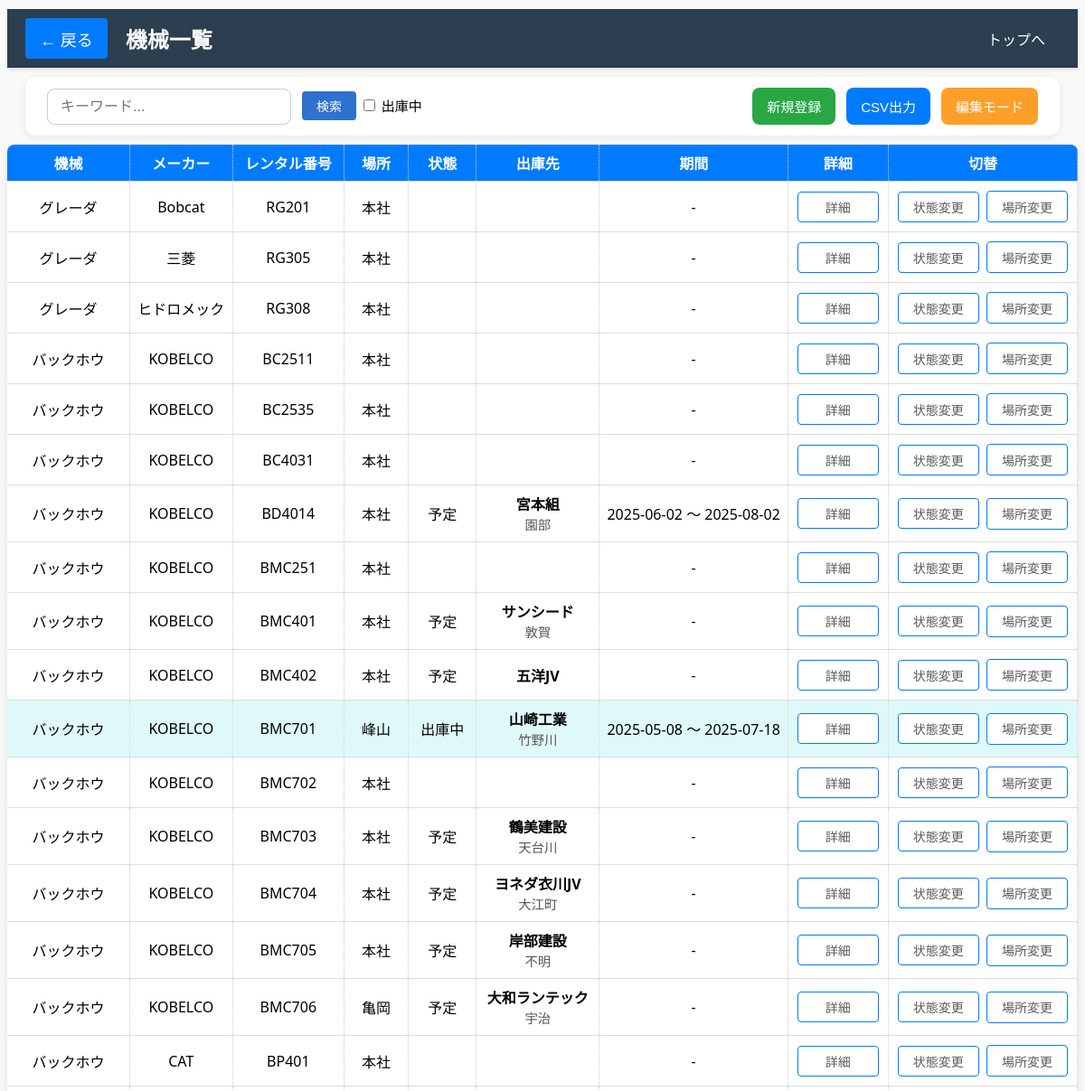
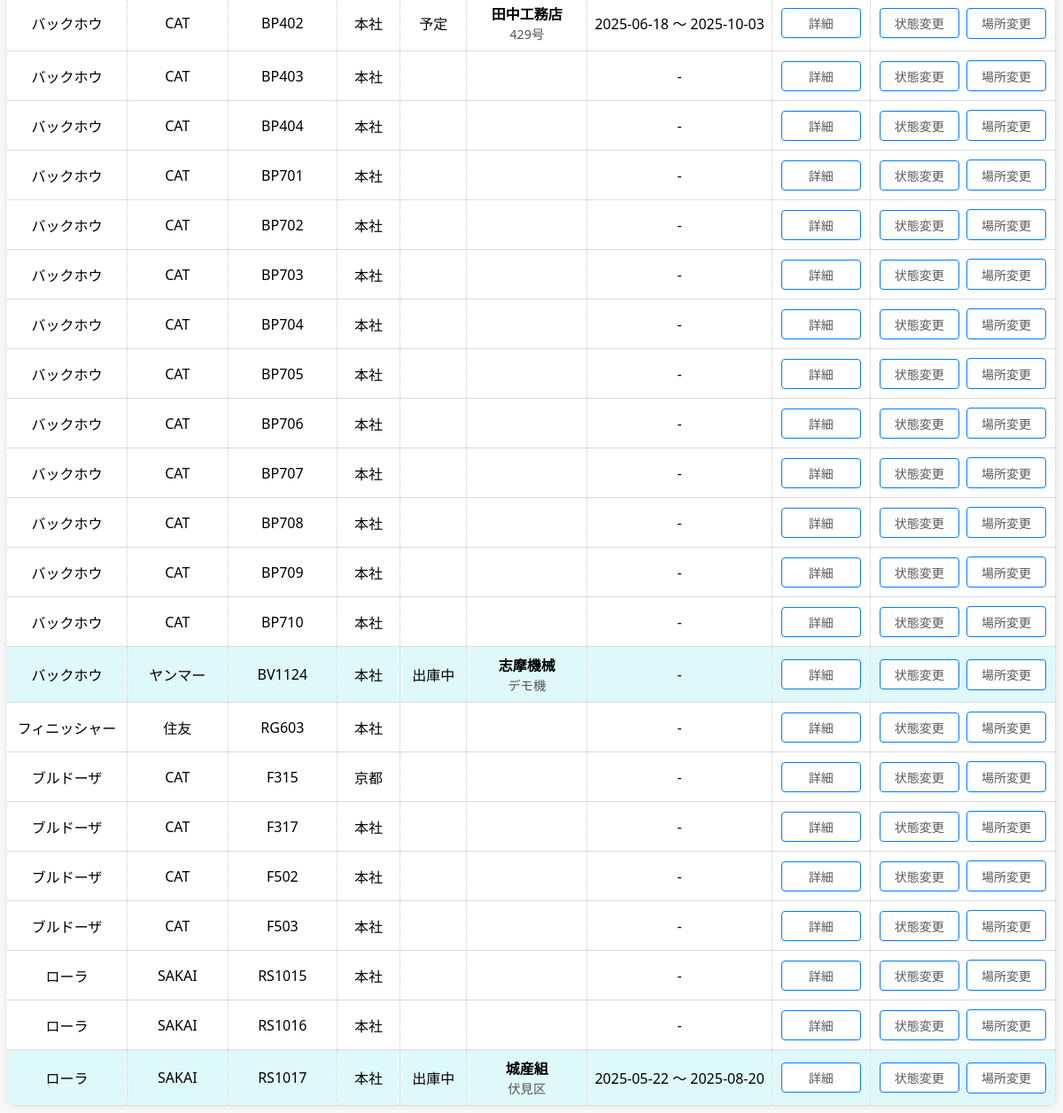
The page /machine_list?type=construction (signed in) on the database its author committed (2 pictures, top to bottom).
### models.py (models this page shows, shortened)
class ConstructionMachine(db.Model):
    id = db.Column(db.Integer, primary_key=True)
    name = db.Column(db.String(100), nullable=False)
    manufacturer = db.Column(db.String(100), nullable=True)
    serial_number = db.Column(db.String(100), unique=True, nullable=False)
    location = db.Column(db.String(100), nullable=True)
    is_active = db.Column(db.Boolean, default=True)
    state = db.Column(db.String(20), nullable=True)
    image_path = db.Column(db.String(200), nullable=True)
    shipment_location = db.Column(db.String(100), nullable=True)
    shipment_site = db.Column(db.String(100))
    shipment_start_date = db.Column(db.Date)
    shipment_end_date = db.Column(db.Date)
    updated_at = db.Column(db.DateTime, default=datetime.utcnow, onupdate=datetime.utcnow)  # ← 追加！

### main.py (the view)
@app.route('/machine_list')
@login_required
def machine_list():
    type_param = request.args.get('type')
    machines = []
    if type_param == 'construction':
        machines = ConstructionMachine.query.order_by(
            ConstructionMachine.name.asc(),
            ConstructionMachine.serial_number.asc()
        ).all()
    return render_template('machine_list.html', type=type_param, machines=machines)

### main.py (called while the page is built)
@login_manager.user_loader
def load_user(user_id):
    return User.query.get(int(user_id))

### templates/machine_list.html (shortened to what this page needs)
<!DOCTYPE html>
<html lang="ja">
<head>
    <link rel="stylesheet" href="{{ url_for('static', filename='machine_list.css') }}">
    <link rel="stylesheet" href="{{ url_for('static', filename='common.css') }}">
</head>
<body>
  <div class="sticky-wrapper">
    <header class="header-bar">
        <div class="left-group">
            <a href="{{ url_for('index') }}" class="back-button">← 戻る</a>
            <h1 class="page-title">機械一覧</h1>
        </div>
        <div class="right-group">
            <a href="{{ url_for('index') }}">トップへ</a>
        </div>
    </header>
    <h2>
        <div class="about-container">
            <div class="search-container">
                <input type="text" id="search-input" placeholder="キーワード...">
                <button id="search-button">検索</button>
                    <input type="checkbox" id="shippedOnlyCheckbox" onchange="filterTable()"> 出庫中
            </div>
            <div class="action-buttons">
                <a href="{{ url_for('add_construction_machine') }}" class="add_button">新規登録</a>
                <button class="csv-button" id="csv-export-btn">CSV出力</button>
                <button class="edit_button" onclick="toggleDeleteColumn()">編集モード</button>
            </div>
        </div>
    </h2>
</div>
<div class="table-container">
    <table id="printable-table">
        <thead>
            <tr>
                <th>機械</th>
                <th>メーカー</th>
                <th>レンタル番号</th>
                <th>場所</th>
                <th>状態</th>
                <th>出庫先</th>
                <th>期間</th>
                <th>詳細</th>
                <th>切替</th>
            </tr>
        </thead>
        <tbody>
            {% for machine in machines %}
            <tr data-machine-id="{{ machine.id }}"{% if not machine.is_active and machine.state != '予定' %} class="shipped"{% endif %}>
                <td class="fixed-cell">
                <span class="display-text">{{ machine.name }}</span>
                </td>
                <td class="fixed-cell">
                <span class="display-text">{{ machine.manufacturer }}</span>
                </td>
                <td class="fixed-cell">
                <span class="display-text">{{ machine.serial_number }}</span>
                </td>
                <td class="fixed-cell">
                    {{ machine.location or '' }}
                </td>
                <td class="status-cell">
                <span class="status-display" id="status-display-{{ machine.id }}">
                    {% if machine.state == '予定' %}
                        予定
                    {% elif not machine.is_active %}
                        出庫中
                    {% endif %}
                </span>
            </td>
            <td class="fixed-cell">
                <div>
                    <strong>{{ machine.shipment_location or '' }}</strong><br>
                    <span style="font-size: 0.9em; color: #555;">
                        {{ machine.shipment_site or '' }}
                    </span>
                </div>
            </td>
            <td class="fixed-cell">
                {% if machine.shipment_start_date and machine.shipment_end_date %}
                    {{ machine.shipment_start_date.strftime('%Y-%m-%d') }} ～ {{ machine.shipment_end_date.strftime('%Y-%m-%d') }}
                {% else %}
                    -
                {% endif %}
            </td>
            <td class="fixed-cell">
                <button type="button" onclick="showShipmentDetails({{ machine.id }})">
                    詳細
                </button>
            </td>
                <td class="fixed-cell">
                    <form action="{{ url_for('toggle_active', machine_id=machine.id) }}" method="POST" style="display:inline;">
                        <button type="button" onclick="toggleStatusSelect({{ machine.id }})">状態変更</button>
                    </form>
                    <form onsubmit="event.preventDefault(); showLocationForm({{ machine.id }});" style="display:inline;">
                        <input type="submit" value="場所変更">
                    </form>
                </td>
            </tr>
            {% endfor %}
        </tbody>
    </table>
    </div>
</body>
</html>

### static/machine_list.css (style rules this page uses)
.back-button { color: white; text-decoration: none; font-size: 18px; margin-right: 20px; background-color: #007bff; }
.add_button { background-color: #28a745; color: white; }
.csv-button, .print-button { background-color: #007BFF; color: white; }
.edit_button { background-color: #fe9f2a; color: white; }
tr.shipped { background-color: #cae4ff; position: relative; }
th { background-color: #007bff; color: white; }
th:nth-child(1), td:nth-child(1) { width: 150px; text-align: center; }
th:nth-child(2), td:nth-child(2) { width: 100px; text-align: center; }
th:nth-child(3), td:nth-child(3) { width: 150px; text-align: center; }
th:nth-child(4), td:nth-child(4) { width: 150px; text-align: center; }
th:nth-child(5), td:nth-child(5) { width: 100px; text-align: center; }
th:nth-child(6), td:nth-child(6) { width: 150px; text-align: center; }
th:nth-child(7), td:nth-child(7), th:nth-child(8), td:nth-child(8), th:nth-child(9), td:nth-child(9), th:nth-child(10), td:nth-child(10) { text-align: center; }
table input[type="submit"], table button { display: inline-block; padding: 6px 12px; margin: 2px 2px; border: 1px solid #007bff; background-color: #ffffff; color: #5a5a5a; border-radius: 4px; font-size: 14px; font-weight: 500; text-align: center; cursor: pointer; transition: background-color 0.2s, color 0.2s; min-width: 90px; }
#search-button { background-color: #2f71cf; color: white; border: none; padding: 6px 16px; margin-left: 8px; font-size: 14px; border-radius: 4px; cursor: pointer; transition: background-color 0.3s ease; }

### static/common.css (style rules this page uses)
body { background-color: #f9f9f9; font-family: "Segoe UI", sans-serif; user-select: none; margin-top: 0px; }
h1 { text-align: center; margin-bottom: 2rem; }
h2 { font-family: "Segoe UI", sans-serif; padding: 0 20px; font-size: 15px; font-weight: 500; margin-top: 10px; }
a { display: inline-block; color: white; padding: 0.6rem 1rem; text-decoration: none; border-radius: 4px; }
.fixed-cell { position: relative; }
.sticky-wrapper { position: sticky; top: 0; background-color: #f9f9f9; z-index: 1000; padding-top: 10px; height: 150px; }
.header-bar { position: sticky; top: 0; z-index: 1000; display: flex; justify-content: space-between; align-items: center; background-color: #2c3e50; color: white; padding: 10px 20px; box-shadow: 0 2px 4px rgba(0,0,0,0.1); }
.left-group { display: flex; align-items: center; }
.right-group { display: flex; }
.page-title { margin: 0; font-size: 24px; }
.back-button { color: white; text-decoration: none; font-size: 18px; margin-right: 20px; background-color: #007bff; }
.about-container { position: sticky; top: 56px; z-index: 999; display: flex; justify-content: space-between; align-items: center; padding: 12px 24px; background-color: #ffffff; border-radius: 12px; box-shadow: 0 2px 8px rgba(0, 0, 0, 0.08); margin-bottom: 20px; gap: 20px; flex-wrap: wrap; }
.search-container input[type="text"] { padding: 10px 14px; font-size: 16px; border: 1px solid #ccc; border-radius: 8px; width: 240px; transition: border-color 0.3s; }
.action-buttons { display: flex; gap: 12px; }
.add_button, .csv-button, .edit_button, .print-button { padding: 10px 16px; font-size: 15px; border: none; border-radius: 8px; cursor: pointer; text-decoration: none; transition: background-color 0.3s, transform 0.1s; }
table { border-collapse: collapse; background-color: white; box-shadow: 0 0 10px rgba(0,0,0,0.1); border-radius: 8px; overflow: hidden; user-select: text; table-layout: fixed; max-width: 1500px; margin: 0 auto; padding: 0 20px; }
tr.shipped { background-color: #dff9fb; position: relative; }
th, td { border-right: 1px dotted #ccc; padding: 8px; white-space: nowrap; text-align: left; border-bottom: 1px solid #ddd; }

### rows shown on the page
ConstructionMachine: name "グレーダ", manufacturer "Bobcat", serial_number "RG201", location "本社"
ConstructionMachine: name "グレーダ", manufacturer "三菱", serial_number "RG305", location "本社"
ConstructionMachine: name "グレーダ", manufacturer "ヒドロメック", serial_number "RG308", location "本社"
ConstructionMachine: name "バックホウ", manufacturer "KOBELCO", serial_number "BC2511", location "本社"
ConstructionMachine: name "バックホウ", manufacturer "KOBELCO", serial_number "BC2535", location "本社"
ConstructionMachine: name "バックホウ", manufacturer "KOBELCO", serial_number "BC4031", location "本社"
ConstructionMachine: name "バックホウ", manufacturer "KOBELCO", serial_number "BD4014", location "本社", state "予定", shipment_location "宮本組", shipment_site "園部", shipment_start_date "2025-06-02", shipment_end_date "2025-08-02"
ConstructionMachine: name "バックホウ", manufacturer "KOBELCO", serial_number "BMC251", location "本社"
ConstructionMachine: name "バックホウ", manufacturer "KOBELCO", serial_number "BMC401", location "本社", state "予定", shipment_location "サンシード", shipment_site "敦賀"
ConstructionMachine: name "バックホウ", manufacturer "KOBELCO", serial_number "BMC402", location "本社", state "予定", shipment_location "五洋JV"
ConstructionMachine: name "バックホウ", manufacturer "KOBELCO", serial_number "BMC701", location "峰山", is_active "出庫中", shipment_location "山崎工業", shipment_site "竹野川", shipment_start_date "2025-05-08", shipment_end_date "2025-07-18"
ConstructionMachine: name "バックホウ", manufacturer "KOBELCO", serial_number "BMC702", location "本社"
ConstructionMachine: name "バックホウ", manufacturer "KOBELCO", serial_number "BMC703", location "本社", state "予定", shipment_location "鶴美建設", shipment_site "天台川"
ConstructionMachine: name "バックホウ", manufacturer "KOBELCO", serial_number "BMC704", location "本社", state "予定", shipment_location "ヨネダ衣川JV", shipment_site "大江町"
ConstructionMachine: name "バックホウ", manufacturer "KOBELCO", serial_number "BMC705", location "本社", state "予定", shipment_location "岸部建設", shipment_site "不明"
ConstructionMachine: name "バックホウ", manufacturer "KOBELCO", serial_number "BMC706", location "亀岡", state "予定", shipment_location "大和ランテック", shipment_site "宇治"
ConstructionMachine: name "バックホウ", manufacturer "CAT", serial_number "BP401", location "本社"
ConstructionMachine: name "バックホウ", manufacturer "CAT", serial_number "BP402", location "本社", state "予定", shipment_location "田中工務店", shipment_site "429号", shipment_start_date "2025-06-18", shipment_end_date "2025-10-03"
ConstructionMachine: name "バックホウ", manufacturer "CAT", serial_number "BP403", location "本社"
ConstructionMachine: name "バックホウ", manufacturer "CAT", serial_number "BP404", location "本社"
ConstructionMachine: name "バックホウ", manufacturer "CAT", serial_number "BP701", location "本社"
ConstructionMachine: name "バックホウ", manufacturer "CAT", serial_number "BP702", location "本社"
ConstructionMachine: name "バックホウ", manufacturer "CAT", serial_number "BP703", location "本社"
ConstructionMachine: name "バックホウ", manufacturer "CAT", serial_number "BP704", location "本社"
ConstructionMachine: name "バックホウ", manufacturer "CAT", serial_number "BP705", location "本社"
ConstructionMachine: name "バックホウ", manufacturer "CAT", serial_number "BP706", location "本社"
ConstructionMachine: name "バックホウ", manufacturer "CAT", serial_number "BP707", location "本社"
ConstructionMachine: name "バックホウ", manufacturer "CAT", serial_number "BP708", location "本社"
ConstructionMachine: name "バックホウ", manufacturer "CAT", serial_number "BP709", location "本社"
ConstructionMachine: name "バックホウ", manufacturer "CAT", serial_number "BP710", location "本社"
ConstructionMachine: name "バックホウ", manufacturer "ヤンマー", serial_number "BV1124", location "本社", is_active "出庫中", shipment_location "志摩機械", shipment_site "デモ機"
ConstructionMachine: name "フィニッシャー", manufacturer "住友", serial_number "RG603", location "本社"
ConstructionMachine: name "ブルドーザ", manufacturer "CAT", serial_number "F315", location "京都"
ConstructionMachine: name "ブルドーザ", manufacturer "CAT", serial_number "F317", location "本社"
ConstructionMachine: name "ブルドーザ", manufacturer "CAT", serial_number "F502", location "本社"
